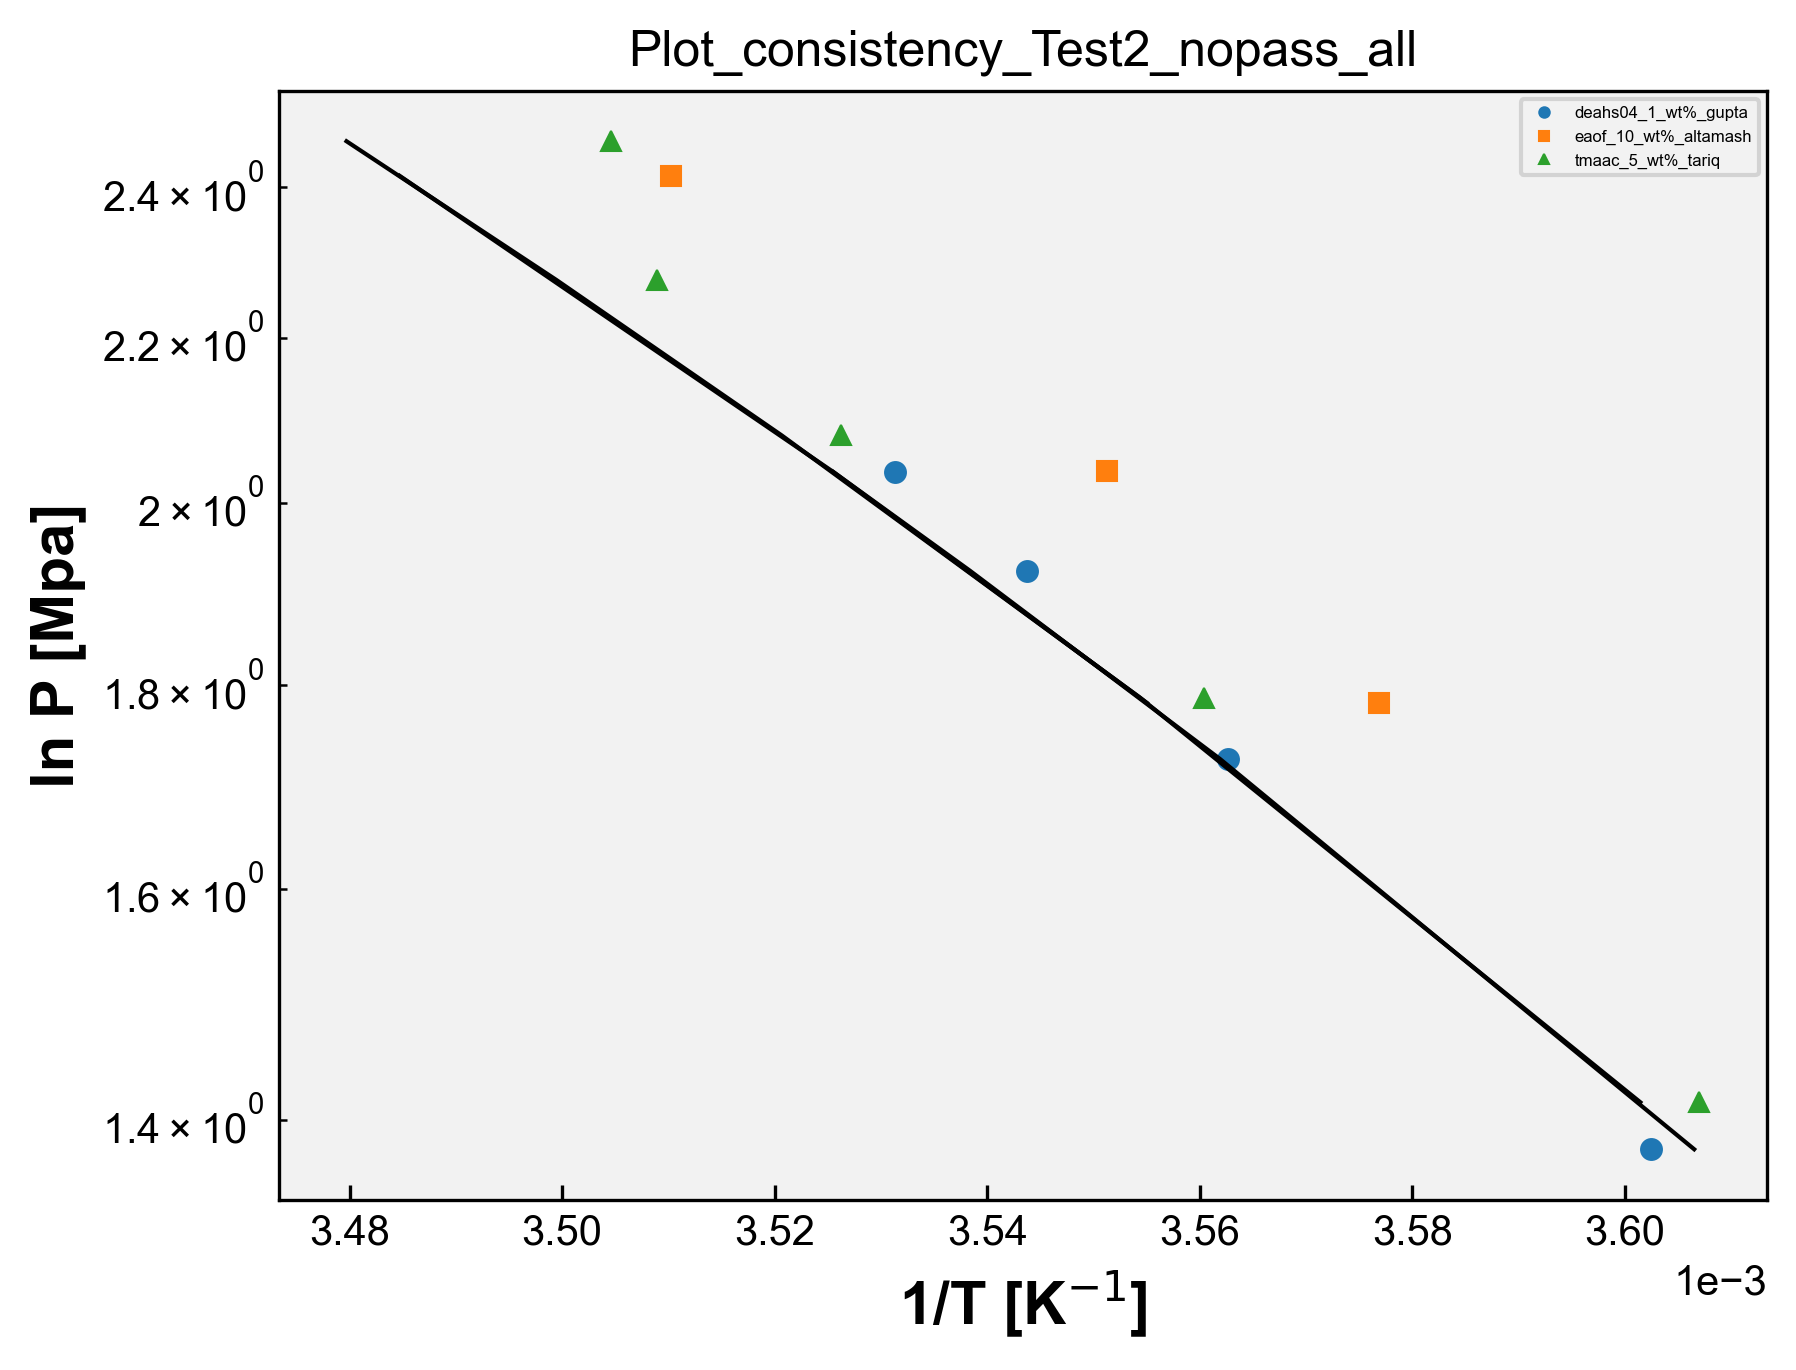

Write the Python code that produced this figure.
# Plot_consistency - Test2_nopass
import matplotlib.pyplot as plt
import matplotlib
from matplotlib.font_manager import FontProperties
import pandas as pd
import numpy as np
import openpyxl
import os

matplotlib.rcParams['font.family'] = "Arial" # change the default font # mudança da fonte
matplotlib.rcParams['xtick.direction'] = 'in' # change the ticks direction # mudança da direção dos marcadores ao longo dos eixos de um gráfico que indicam valores específicos
matplotlib.rcParams['ytick.direction'] = 'in'
font = FontProperties() # cria uma instância de propriedades de fontes, tamanho, estilo e família
font.set_family('sans-serif') # 'serif', 'sans-serif', 'cursive', 'fantasy', or 'monospace' # família da fonte
font.set_name('Arial') # nome da fonte
font.set_weight('bold') # 'ultralight', 'light', 'normal', 'regular', 'book', 'medium', 'roman', 'semibold', 'demibold', 'demi', 'bold', 'heavy', 'extra bold', 'black' # peso da fonte
font.set_style('normal') #'normal', 'italic' or 'oblique' # estilo da fonte, negrito, itálico, normal, etc
font.set_size('x-large') # xx-small', 'x-small', 'small', 'medium', 'large', 'x-large', 'xx-large' # tamanho da fonte
plt.rcParams['figure.dpi'] = 300 # resolução padrão para as figuras exibidas na tela
plt.rcParams['savefig.dpi'] = 300 # resolução padrão para as figuras salvas em arquivos PNG, PDF ou SVG
opt = {'fillstyle':'full','markersize':5,'markeredgewidth':0.5} # aparência dos marcadores, fillstyle: full - estilo de preenchimento markersize: 5 - tamanho do marcador markeredgewidth: 0.5 largura da borda do marcador
plt.rcParams['figure.facecolor'] = (1.0,1.0,1.0,0.0) # cor de fundo da figura como transparente
plt.rcParams['axes.facecolor'] = '0.95' # cor de fundo dos eixos como uma tonalidade de cinza claro
#plt.rcParams['figure.figsize'] = (4,4) # tamanho da figura padrão em polegadas


caminho_arquivo = 'Test2_nopass.xlsx' # caminho do arquivo
wb = openpyxl.load_workbook(caminho_arquivo) # ler dados de abas individuais do arquivo Excel sem abrir e fechar repetidamente, mantém aberto. Mais eficiente se você precisa ler dados de várias abas do arquivo. Lista com os nomes de todas as abas do arquivo Excel.
# load_workbook é a função usada para carregar o arquvio Excel

dados_coluna_O_array = [] # matriz para guardar os dados da coluna O de todas as sheet
dados_coluna_P_array = [] # matriz para guardar os dados da coluna P de todas as sheet
dados_coluna_Q_array = [] # matriz para guardar os dados da coluna Q de todas as sheet

nomes_abas = []

for i in wb.sheetnames: # para i dentro da lista wb com os nomes de todas as abas
    nome_aba = wb[i] # obtém o nome da aba na posição i na lista wb, que contém os nomes de todas as abas
    nome_aba_split = nome_aba.title.split("_") # nome_aba é o nome completo da aba. nome_aba.title converte o nome da aba para o formato de título. split("_ ") divide o nome da aba em duas partes usando o caractere "_ "
    if len(nome_aba_split) > 2: # se o nome da aba contiver mais de duas partes
        nome_aba_split.insert(2, "wt%") # insere wt% entre a segunda e a terceira partes do nome da aba
        nome_aba_final = "_".join(nome_aba_split) # junta as partes do nome da aba de volta com "_"
        print('nome_aba_final', nome_aba_final)
        nomes_abas.append(nome_aba_final) # adiciona o nome modificado _a lista de nomes das abas
    else:
        nomes_abas.append(nome_aba.title) # nome da aba não tiver mais de duas partes, adiciona o nome completo da aba à lista nomes_abas (usada na legenda)

    dados_coluna_O = [] # abre uma lista para os dados da coluna O da sheet
    dados_coluna_P = [] # abre uma lista para os dados da coluna P da sheet
    dados_coluna_Q = [] # abre uma lista para os dados da coluna Q da sheet

    for j in nome_aba.iter_rows(min_row=2, values_only=True): # iter_rows: permite iterar sobre as linhas dessa aba # min_row=2: especifica a primeira linha a ser considerada, nesse caso, começa na segunda linha, pois a primeira linha geralmente contém os cabeçalhos das colunas # values_only=True: indica que queremos obter apenas os valores das células, sem incluir informações adicionais como formatação, fórmulas ou estilos.
        dados_coluna_O.append(j[14])
        dados_coluna_P.append(j[15])
        dados_coluna_Q.append(j[16])

    dados_coluna_O_array.append(dados_coluna_O)
    dados_coluna_P_array.append(dados_coluna_P)
    dados_coluna_Q_array.append(dados_coluna_Q)

print('dados_O', dados_coluna_O_array)
print('dados_P', dados_coluna_P_array)
print('dados_Q', dados_coluna_Q_array)

# Plotagem dos dados:

symbols = ['o', 's', '^', 'D', 'v', '>', '<', 'P', 'X', 'H', '*', 'h', '+', 'x', '|', '_', '1', '2', '3', '4', 'p', ',', '.', '8', 'p', 'd', 'D', '|', '_', '$...$']
# Exemplos de símbolos

# Vetor de cores
colors = ['#1f77b4', '#ff7f0e', '#2ca02c', '#d62728', '#9467bd', '#8c564b', '#e377c2', '#7f7f7f', '#bcbd22', '#17becf',  '#aec7e8',  '#ffbb78', '#98df8a', '#ff9896', '#c5b0d5', '#c49c94',  '#f7b6d2', '#c7c7c7',  '#dbdb8d',  '#9edae5',  '#393b79',  '#5254a3', '#6b6ecf',  '#9c9ede',  '#637939',  '#8ca252',  '#b5cf6b', '#cedb9c',  '#8c6d31',  '#bd9e39',  '#e7ba52',  '#e7cb94',  '#843c39', '#ad494a', '#d6616b',  '#e7969c',  '#7b4173', '#a55194',  '#ce6dbd',  '#de9ed6']

lines = []

for i in range(len(dados_coluna_O_array)):
    y = dados_coluna_O_array[i]
    x = dados_coluna_P_array[i]
    x2 = dados_coluna_Q_array[i]
    print('x', x)
    print('y', y)
    print('x2', x2)
    symbol=symbols[i]
    color=colors[i]
    line1, = plt.plot(x, y, marker=symbol, markersize=opt['markersize'], markeredgewidth=opt['markeredgewidth'], fillstyle=opt['fillstyle'], color=color, linestyle='none', label=nomes_abas[i]) # lines armazenam as linhas geradas pelos plots
    line2, = plt.plot(x2, y, color='black', linestyle='-', linewidth=1)

    lines.append(line1)

plt.semilogy()
plt.ticklabel_format(axis='x', style='sci', scilimits=(0,0)) # eixo x em notação científica
plt.legend(handles=lines, loc='upper right', fontsize=4, markerscale=0.5) # cria a legenda usando as linhas armazenadas na lista
plt.xlabel('1/T [K$^{-1}$]',fontproperties=font)
plt.ylabel('ln P [Mpa]',fontproperties=font)
#plt.legend(loc="upper left")

nome_arquivo_python = os.path.basename(__file__) # obter o nome do arquivo python atual
nome_arquivo_sem_extensao = os.path.splitext(nome_arquivo_python)[0] # obter o nome do arquivo sem extensão # [0] vai acessar o primeiro elemento da tupla retornado por path.splitext

plt.title(nome_arquivo_sem_extensao)

plt.savefig(f'{nome_arquivo_sem_extensao}.png',format='png',bbox_inches='tight',
                dpi=300,transparent=False)
plt.show()
